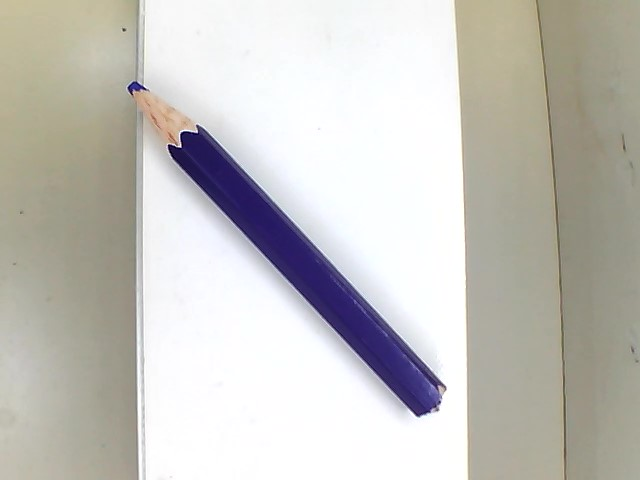
#> input picture project/picture/Vb.jpg, 640 x 480 px, found by its file name
$ python Purple.py
#> lines starting #> are read from the running program, lines starting #| are printed output that depends on the picture; after the words box and inside, x2 and y2 are one past the last pixel; in counts of white or black regions, pixels touching at a corner belong together
import numpy as np
import cv2

img = cv2.imread('C:/Users/Admin/Desktop/Project/picture/vb.jpg')
#> img is the input picture: shape (480, 640, 3); mean B, G, R 190.6, 195.4, 197.3

hsv = cv2.cvtColor(img,cv2.COLOR_BGR2HSV)
#> hsv: shape (480, 640, 3); mean H, S, V 55.5, 25.8, 201.4

lower_red = np.array([120,50,10])
upper_red = np.array([130,255,255])

mask1 = cv2.inRange(hsv, lower_red, upper_red)
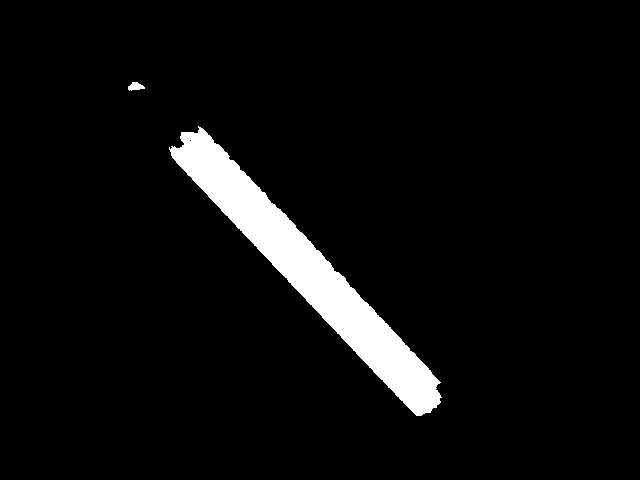
#> mask1: shape (480, 640); 5.1% white; 2 white regions, box (x1, y1, x2, y2) and area: (169, 126, 442, 416) 15477, (128, 82, 145, 91) 100
res2 = cv2.bitwise_and(img,img, mask= mask1)
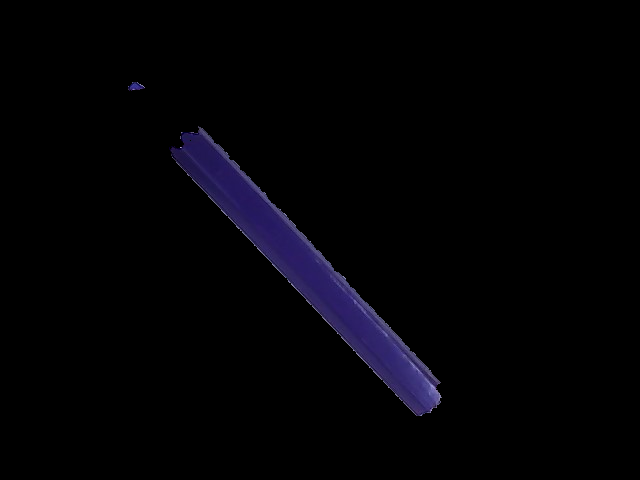
#> res2: shape (480, 640, 3); mean B, G, R 5.2, 2.1, 2.6

kernel = np.ones((6,6),np.uint8)

opening = cv2.morphologyEx(mask1,cv2.MORPH_OPEN,kernel)
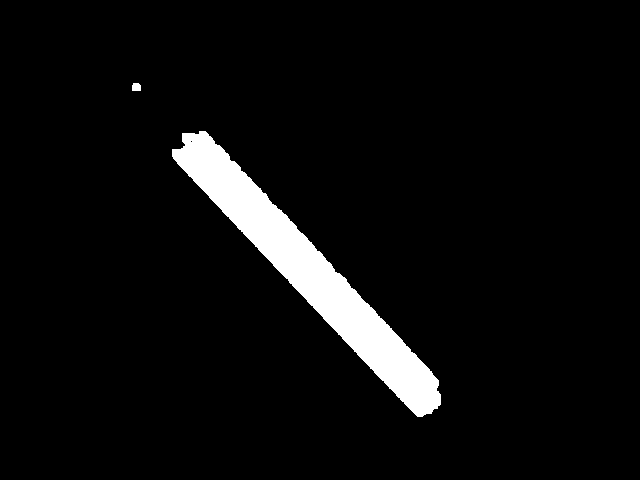
#> opening: shape (480, 640); 5% white; 2 white regions, box (x1, y1, x2, y2) and area: (172, 131, 441, 417) 15432, (132, 83, 141, 91) 67


cv2.imshow('opening',opening)
cv2.imshow('img',img)
cv2.imshow('mask',mask1)
cv2.imshow('res',res2)


#ไม่ค่อยเนียนเท่าไหร่
